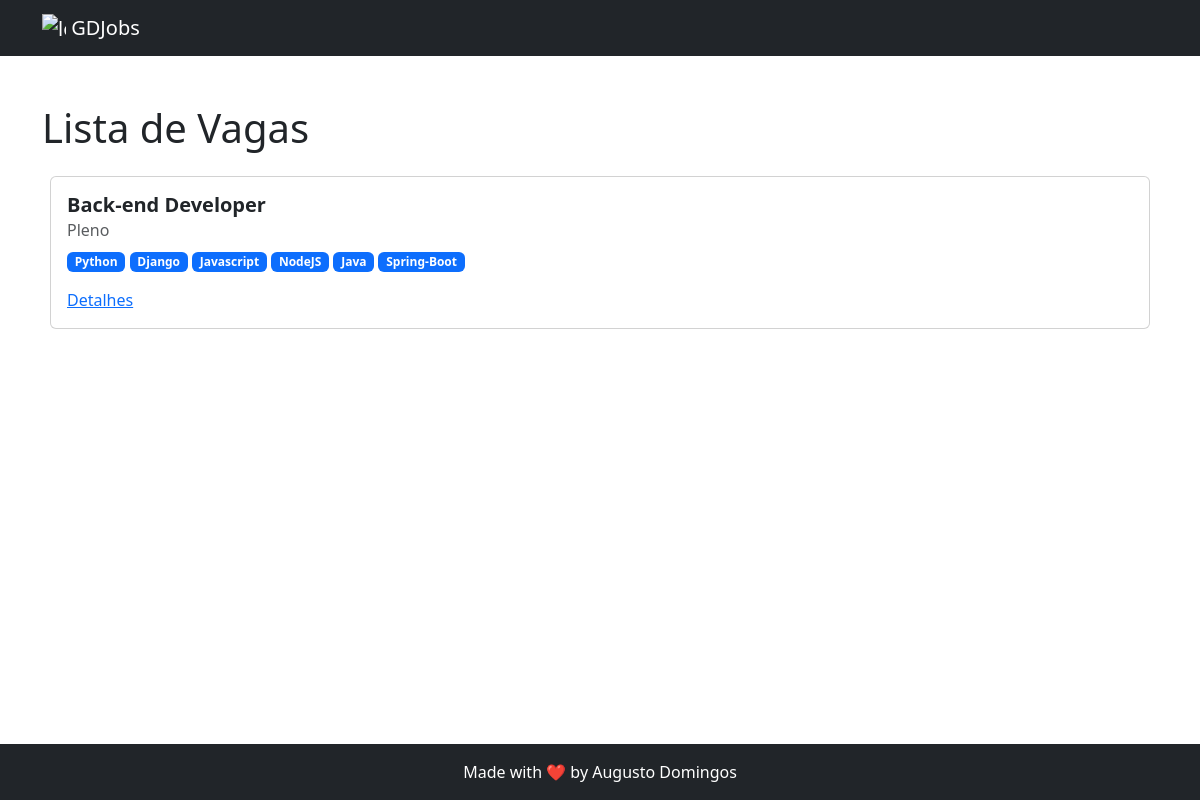
The app's page /jobs/, older data.
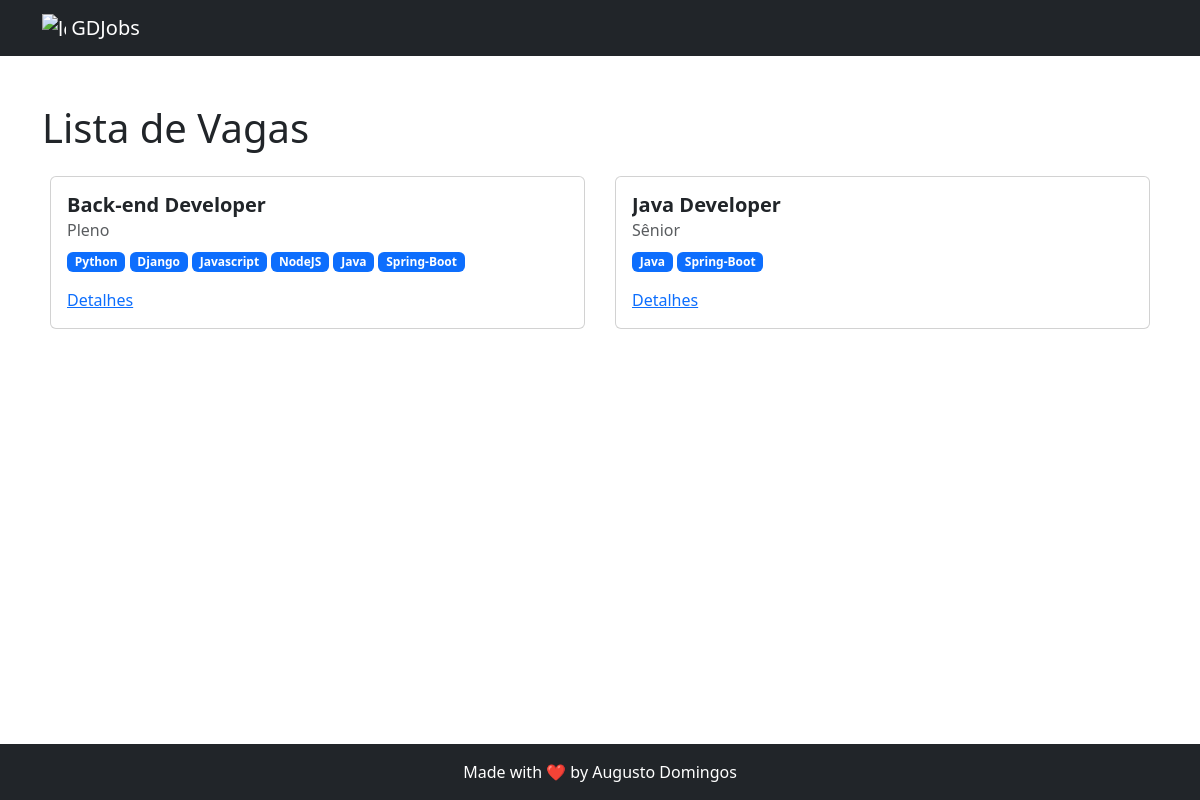
The same page, newer data.
### jobs/models.py (models this page shows, shortened)
class Job(models.Model):
    LEVEL_CHOICES = (
        ("jr", "Júnior"),
        ("pl", "Pleno"),
        ("sr", "Sênior")
    )
    title = models.CharField(max_length=150)
    description = models.TextField()
    requirements = models.TextField()
    responsibilities = models.TextField()
    level = models.CharField(max_length=2, choices=LEVEL_CHOICES)
    skills = models.ManyToManyField("jobs.Skill", related_name="jobs")

class Skill(models.Model):
    title = models.CharField(max_length=100, unique=True, blank=False, null=False)

### jobs/views.py (the view)
# urls.py: path('', list_jobs, name="list"),
def list_jobs(request):
    context = {
        "page_title": "Lista de Vagas",
        "jobs": Job.objects.all()
    }
    return render(request, "jobs/list.html", context)

### jobs/templates/jobs/list.html (shortened to what this page needs)
{% extends 'base.html' %}
{% block content %}
    <h1>{{ page_title }}</h1>
        <div class="card-area mt-4 px-2">
            {% for job in jobs %}
            <div class="card">
                <div class="card-body">
                    <h5 class="card-title fw-bolder">
                        {{ job.title }}
                    </h5>
                    <h6 class="card-subtitle mb-2 text-body-secondary">
                        {{job.get_level_display }}</h6>
                    <p class="card-text">
                        {% for skill in job.skills.all %}
                        <span class="badge text-bg-primary">{{ skill.title }}</span>
                        {% endfor %}
                    </p>
                    <div class="links">
                        <a href="{% url 'jobs:details' pk=job.pk %}" class="mt-4">Detalhes</a>
                    </div>
                </div>
            </div>
            {% endfor %}
        </div>
{% endblock content %}

### core/templates/base.html (shortened to what this page needs)
<!DOCTYPE html>
<html>
    <head>
        <link rel="stylesheet" href="https://cdn.jsdelivr.net/npm/bootstrap@5.3.3/dist/css/bootstrap.min.css">
    </head>
    <body>
        <nav class="navbar bg-dark" data-bs-theme="dark">
            <div class="container">
                <a href="{% url 'jobs:list' %}" class="navbar-brand">
                    <img
                        src="https://augusto-domingos.vercel.app/static/images/icon/GD_ICON_TELA.ico"
                        alt="logo"
                        width="24"
                        height="24"
                        class="d-inline-block align-text-top"
                    >
                    GDJobs
                </a>
            </div>
        </nav>
        <main>
            <section class="py-5">
                <div class="container">
                    {% block content %}{% endblock content %}
                    </div>
            </section>
        </main>
        <footer class="bg-dark fixed-bottom">
            <div class="container">
                <p class="text-white text-center m-0 py-3">Made with ❤️ by Augusto Domingos</p>
            </div>
        </footer>
    </body>
</html>

### jobs/templates/jobs/list.html (style rules this page uses)
.card-area { display: grid; grid-template-columns: repeat(auto-fit, minmax(250px, 1fr)); gap: 30px; }
.card { max-height: 300px; overflow: hidden; }
.card-body { display: flex; flex-direction: column; }
.card-body .links { margin-top: auto; }
.card h5 { overflow: hidden; display: -webkit-box; -webkit-line-clamp: 3; line-clamp: 3; -webkit-box-orient: vertical; }

Row changes from the older to the newer data that the page shows:
added Job: title "Java Developer", level "Sênior", Skill (title "Java"), Skill (title "Spring-Boot")
